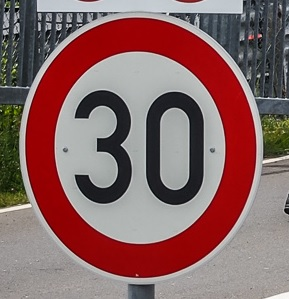
#> input picture keras/CarND-Traffic-Sign-Classifier-P2/examples/30km.jpg, 289 x 299 px; its folder holds 4 pictures in this run
$ jupyter execute --allow-errors Traffic_Sign_Classifier.ipynb
#> lines starting #> are read from the running program, lines starting #| are printed output that depends on the picture
# Self-Driving Car Engineer Nanodegree

## Deep Learning

## Project: Build a Traffic Sign Recognition Classifier

## Step 0: Load The Data

[cell 1]
# Load pickled data
import pickle

training_file = "./traffic-signs-data/train.p"
validation_file="./traffic-signs-data/valid.p"
testing_file = "./traffic-signs-data/test.p"

#> (the rest of this cell did not finish here and is left out)

## Step 1: Dataset Summary & Exploration

The pickled data is a dictionary with 4 key/value pairs:

- `'features'` is a 4D array containing raw pixel data of the traffic sign images, (num examples, width, height, channels).
- `'labels'` is a 1D array containing the label/class id of the traffic sign. The file `signnames.csv` contains id -> name mappings for each id.
- `'sizes'` is a list containing tuples, (width, height) representing the original width and height the image.
- `'coords'` is a list containing tuples, (x1, y1, x2, y2) representing coordinates of a bounding box around the sign in the image. **THESE COORDINATES ASSUME THE ORIGINAL IMAGE. THE PICKLED DATA CONTAINS RESIZED VERSIONS (32 by 32) OF THESE IMAGES**

### Provide a Basic Summary of the Data Set Using Python, Numpy and/or Pandas

[cell 2]
import numpy as np

#> (the rest of this cell did not finish here and is left out)

### Include an exploratory visualization of the dataset

[cell 3]
import numpy as np
import matplotlib.pyplot as plt
import random

# Visualizations will be shown in the notebook.
get_ipython().magic('matplotlib inline')

# [10 lines left out: function draw_images_examples, not called in this run]

#> (the rest of this cell did not finish here and is left out)

## Step 2: Design and Test a Model Architecture

# Preprocess the data here. Preprocessing steps could include normalization, converting to grayscale, etc.

### Equalize histograms of training samples - by generation of additional, transformed images

[cell 4]
from tqdm import tqdm
from scipy import ndimage
import cv2

# [45 lines left out: functions augment_brightness_camera_images, transform_image, get_random_image_of_given_label, equalize_samples_set, not called in this run]


#> (the rest of this cell did not finish here and is left out)

### Image normalization and grayscale conversion

[cell 5]
import cv2
import tensorflow as tf
from tensorflow.contrib.layers import flatten

def grayscale(img):
    return cv2.cvtColor(img, cv2.COLOR_RGB2GRAY)[:,:,None]

def normalize(value):
    return value / 255 * 2 - 1

def preprocess_image(image):
    img = grayscale(image)
    img = normalize(img)
    return img

from tqdm import tqdm
# [7 lines left out: function preprocess_batch, not called in this run]

#> (the rest of this cell did not finish here and is left out)

### Model Architecture

[cell 6]
import tensorflow as tf
from tensorflow.contrib.layers import flatten

EPOCHS = 200
BATCH_SIZE = 128

# [52 lines left out: function LeNet, not called in this run]


#> (the rest of this cell did not finish here and is left out)

### Train, Validate and Test the Model

A validation set can be used to assess how well the model is performing. A low accuracy on the training and validation
sets imply underfitting. A high accuracy on the training set but low accuracy on the validation set implies overfitting.

[cell 7]
from sklearn.utils import shuffle

cost_arr = []

#> (the rest of this cell did not finish here and is left out)

#> (a cell that did not finish here is left out)

#> (a cell that did not finish here is left out)

#> (a cell that did not finish here is left out)

## Step 3: Test a Model on New Images

To give yourself more insight into how your model is working, download at least five pictures of German traffic signs from the web and use your model to predict the traffic sign type.

### Load and Output the Images

[cell 11]
import pickle
import numpy as np
import matplotlib.pyplot as plt
import random
from tqdm import tqdm
from scipy import ndimage
import cv2
import tensorflow as tf
from tensorflow.contrib.layers import flatten

[cell 12]
import matplotlib.pyplot as plt
import os
import matplotlib.image as mpimg

img_folder = './examples/'
test_images = []
test_responses = [1, 22, 18, 38, 17, 23]
fig = plt.figure(figsize=(16,4))
fig.suptitle('Test images from the web', fontsize=16)


cnt = 0
for img_name in os.listdir(img_folder):
    image = mpimg.imread(img_folder+img_name)
#> image is the input picture: shape (299, 289, 3); mean R, G, B 136.5, 101.2, 100.8
    image_to_show = cv2.resize(image, (200, 200), interpolation = cv2.INTER_AREA)
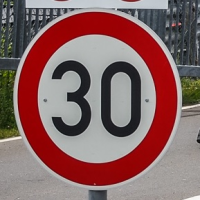
#> image_to_show: shape (200, 200, 3); mean R, G, B 136.5, 101.2, 100.8
    image = cv2.resize(image, (32, 32), interpolation = cv2.INTER_AREA)
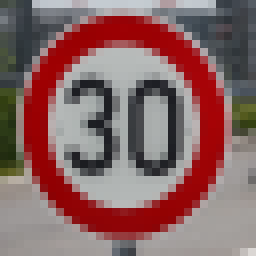
#> image: shape (32, 32, 3) (shown 8 times larger); mean R, G, B 136.5, 101.2, 100.8
    cnt = cnt+1
    sub=plt.subplot(1,6,cnt)
    sub.set_title(img_name)
    plt.imshow(image_to_show)
    image = preprocess_image(image)
#> in grayscale, `return cv2.cvtColor(img, cv2.COLOR_RGB2GRAY)[:,:,None]`:
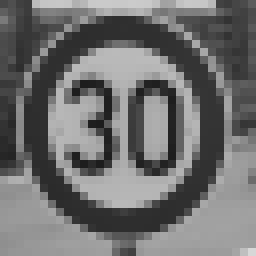
#> returned value: shape (32, 32, 1) (shown 8 times larger); min 29, max 215, mean 111.7
#> in normalize, `return value / 255 * 2 - 1`:
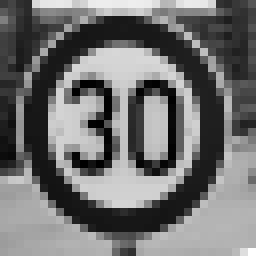
#> returned value: shape (32, 32, 1) float64 (shown 8 times larger); min -0.773, max 0.686, mean -0.124; drawn with min black and max white
    test_images.append(image)
#> pass 2 of the loop `for img_name in os.listdir(img_folder):`:
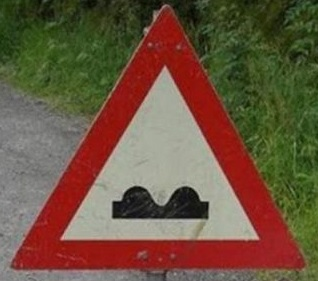
#> input picture keras/CarND-Traffic-Sign-Classifier-P2/examples/bumpyRoad.jpg, 318 x 281 px
#> image is the input picture: shape (281, 318, 3); mean R, G, B 108.2, 85, 63.6
#> `image_to_show = cv2.resize(image, (200, 200), interpolation = cv2.INTE..`:
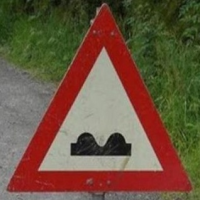
#> image_to_show: shape (200, 200, 3); mean R, G, B 108.2, 85, 63.6
#> image: shape (32, 32, 3)
#> in normalize (call 2), `return value / 255 * 2 - 1`:
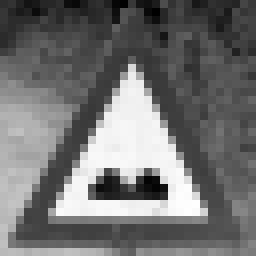
#> returned value: shape (32, 32, 1) float64 (shown 8 times larger); min -0.835, max 0.373, mean -0.298; drawn with min black and max white
#> pass 3 of the loop `for img_name in os.listdir(img_folder):`:
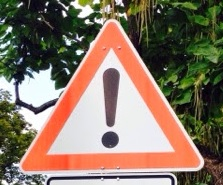
#> input picture keras/CarND-Traffic-Sign-Classifier-P2/examples/caution.jpg, 223 x 185 px
#> image is the input picture: shape (185, 223, 3); mean R, G, B 135.8, 117.6, 100.8
#> `image_to_show = cv2.resize(image, (200, 200), interpolation = cv2.INTE..`:
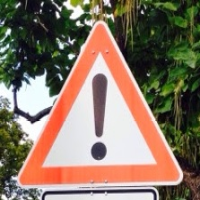
#> image_to_show: shape (200, 200, 3); mean R, G, B 135.6, 117.5, 100.7
#> image: shape (32, 32, 3)
#> in grayscale (call 3), `return cv2.cvtColor(img, cv2.COLOR_RGB2GRAY)[:,:,None]`:
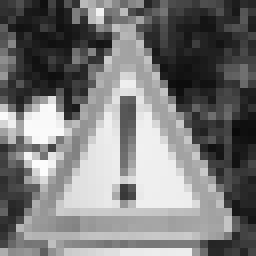
#> returned value: shape (32, 32, 1) (shown 8 times larger); min 9, max 252, mean 121.1
#> the loop made 4 passes; the first 3 are shown


test_images = np.array(test_images)
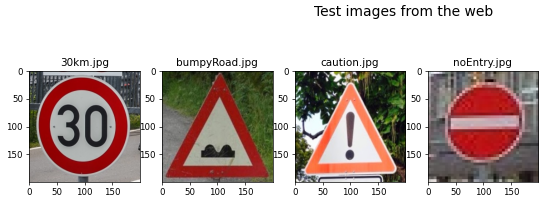
#> figure drawn by matplotlib, 4 panels
